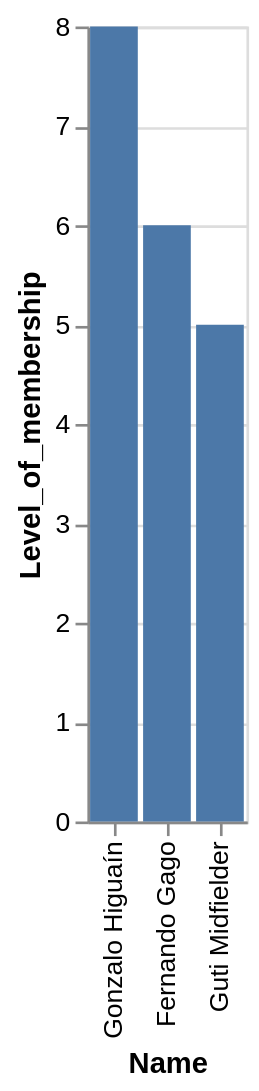

Specify this chart in Vega-Lite:
### Vega-Lite specification from a JSON file in a GitHub repository (floating-point values rounded to 4 significant figures)
{"data": {"values": [{"x_data": "Gonzalo Higuaín ", "y_data": 8}, {"x_data": "Fernando Gago", "y_data": 6}, {"x_data": "Guti Midfielder", "y_data": 5}]}, "mark": "bar", "encoding": {"x": {"field": "x_data", "type": "nominal", "title": "Name", "sort": {"op": "sum", "field": "y_data", "order": "descending"}}, "y": {"field": "y_data", "type": "quantitative", "title": "Level_of_membership"}}}
